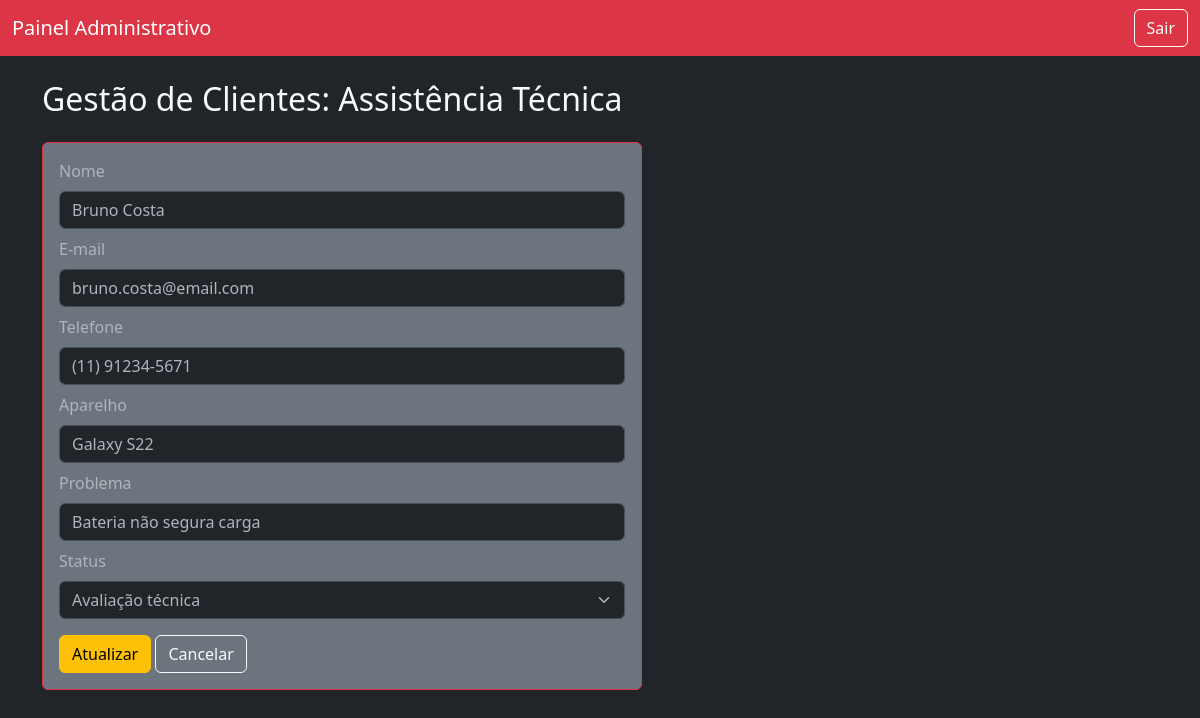
Page /vulneravel/portal.php?acao=editar&id=2 on the committed database.
### tables this page shows
CREATE TABLE `clientes_reparo` (
  `id` int(11) NOT NULL,
  `nome` varchar(100) NOT NULL,
  `email` varchar(100) DEFAULT NULL,
  `telefone` varchar(20) DEFAULT NULL,
  `modelo_aparelho` varchar(50) DEFAULT NULL,
  `problema_relatado` varchar(255) DEFAULT NULL,
  `status_servico` varchar(50) DEFAULT NULL
);

### vulneravel/portal.php (the view, shortened to what this page needs)
<?php
$db_host = "localhost";
$db_user = "root";
$db_pass = "";
$db_name = "lab_seguranca";
$conn = new mysqli($db_host, $db_user, $db_pass, $db_name);
$acao = isset($_GET['acao']) ? $_GET['acao'] : 'listar';
?>
<!DOCTYPE html>
<html lang="pt-BR" data-bs-theme="dark">
<head>
    <link href="https://cdn.jsdelivr.net/npm/bootstrap@5.3.0/dist/css/bootstrap.min.css" rel="stylesheet">
</head>
<body class="bg-dark text-light">
<nav class="navbar navbar-expand-lg navbar-dark bg-danger mb-4">
  <div class="container-fluid">
    <a class="navbar-brand" href="portal.php">Painel Administrativo</a>
    <div class="d-flex">
        <a href="login.php" class="btn btn-outline-light">Sair</a>
    </div>
  </div>
</nav>
<div class="container">
    <h2 class="mb-4">Gestão de Clientes: Assistência Técnica</h2>
    <?php if ($acao == 'listar'): ?>
        <a href="?acao=adicionar" class="btn btn-danger mb-3">Adicionar Novo Cliente</a>
        <div class="table-responsive">
            <table class="table table-dark table-striped table-bordered border-secondary">
                <thead>
                    <tr>
                        <th>ID</th><th>Nome</th><th>E-mail</th><th>Telefone</th><th>Aparelho</th><th>Problema</th><th>Status</th><th>Ações</th>
                    </tr>
                </thead>
                <tbody>
                    <?php
                    $sql = "SELECT * FROM clientes_reparo";
                    $resultado = $conn->query($sql);
                    if ($resultado && $resultado->num_rows > 0) {
                        while($row = $resultado->fetch_assoc()) {
                            echo "<tr>";
                            echo "<td>" . $row["id"] . "</td>";
                            echo "<td>" . $row["nome"] . "</td>";
                            echo "<td>" . $row["email"] . "</td>";
                            echo "<td>" . $row["telefone"] . "</td>";
                            echo "<td>" . $row["modelo_aparelho"] . "</td>";
                            echo "<td>" . $row["problema_relatado"] . "</td>";
                            echo "<td><span class='badge bg-warning text-dark'>" . $row["status_servico"] . "</span></td>";
                            echo "<td>
                                    <a href='?acao=editar&id=" . $row["id"] . "' class='btn btn-sm btn-outline-info mb-1'>Editar</a>
                                    <a href='?acao=excluir&id=" . $row["id"] . "' class='btn btn-sm btn-outline-danger mb-1' onclick=\"return confirm('Excluir?')\">Excluir</a>
                                  </td>";
                            echo "</tr>";
                        }
                    } else {
                        echo "<tr><td colspan='8' class='text-center'>Nenhum cliente encontrado.</td></tr>";
                    }
                    ?>
                </tbody>
            </table>
        </div>
    <?php elseif ($acao == 'editar' && isset($_GET['id'])):
        $id = $_GET['id'];
        $sql = "SELECT * FROM clientes_reparo WHERE id = $id";
        $resultado = $conn->query($sql);
        $cliente = $resultado->fetch_assoc();
    ?>
        <div class="card bg-secondary border-danger" style="max-width: 600px;">
            <div class="card-body">
                <form action="?acao=salvar_edicao" method="POST">
                    <div class="mb-2"><label class="form-label">Nome</label><input type="text" name="nome" class="form-control" value="<?php echo $cliente['nome']; ?>" required></div>
                    <div class="mb-2"><label class="form-label">E-mail</label><input type="email" name="email" class="form-control" value="<?php echo $cliente['email']; ?>"></div>
                    <div class="mb-2"><label class="form-label">Telefone</label><input type="text" name="telefone" class="form-control" value="<?php echo $cliente['telefone']; ?>"></div>
                    <div class="mb-2"><label class="form-label">Aparelho</label><input type="text" name="modelo_aparelho" class="form-control" value="<?php echo $cliente['modelo_aparelho']; ?>" required></div>
                    <div class="mb-2"><label class="form-label">Problema</label><input type="text" name="problema_relatado" class="form-control" value="<?php echo $cliente['problema_relatado']; ?>" required></div>
                    <div class="mb-3"><label class="form-label">Status</label>
                        <select name="status_servico" class="form-select">
                            <option value="Avaliação técnica" <?php if($cliente['status_servico'] == 'Avaliação técnica') echo 'selected'; ?>>Avaliação técnica</option>
                        </select>
                    </div>
                    <button type="submit" class="btn btn-warning">Atualizar</button>
                    <a href="?acao=listar" class="btn btn-outline-light">Cancelar</a>
                </form>
            </div>
        </div>
    <?php endif; ?>
</div>
</body>
</html>

### rows in the picture
clientes_reparo: nome "Bruno Costa", email "bruno.costa@email.com", telefone "(11) 91234-5671", modelo_aparelho "Galaxy S22", problema_relatado "Bateria não segura carga"
